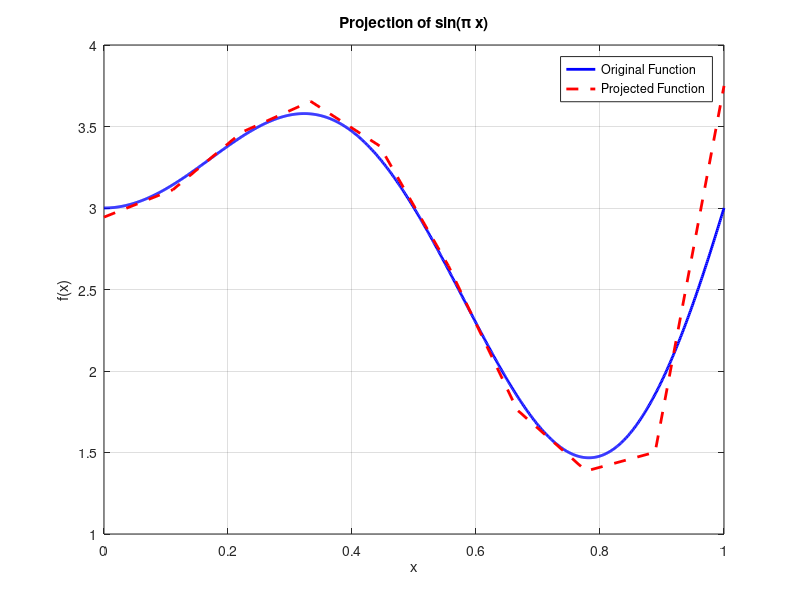

Write the MATLAB code that produced this figure.
clc;
clear;
close all;

% x 값 생성
n = 10; % 행 및 열의 개수
x = linspace(0, 1, n);

% 주어진 함수 정의
f = @(x) (2*x).*sin(2*pi * x) + 3 ;

% Load vector 계산
b = zeros(n, 1);
for i = 1:n
    % i가 1일 때
    if i == 1
        % i번째 hat function 정의
        hat_function = max(0, 1 - 2 * abs(x - x(i)) / (x(i+1) - x(i)));

    % i가 n일 때
    elseif i == n
        % i번째 hat function 정의
        hat_function = max(0, 1 - 2 * abs(x - x(i)) / (x(i) - x(i-1)));
        
    % i가 2에서 n-1 사이일 때
    else
        % i번째 hat function 정의
        hat_function = max(0, 1 - 2 * abs(x - x(i)) / (x(i+1) - x(i-1)));
    end

    % 주어진 함수와 기저 함수의 내적을 적분하여 로드 벡터 계산
    integrand = f(x) .* hat_function;
    b(i) = trapz(x, integrand);
end

% M 행렬 생성
M = zeros(n, n);
for i = 1:n
    % i가 1일 때
    if i == 1
        % M_{i,i}
        M(i, i) = (x(i+1) - x(i)) / 3;
        
        % M_{i,i+1}
        M(i, i+1) = (x(i+1) - x(i)) / 6;

    % i가 n일 때
    elseif i == n
        % M_{i,i}
        M(i, i) = (x(i) - x(i-1)) / 3;
        
        % M_{i,i-1}
        M(i, i-1) = (x(i) - x(i-1)) / 6;
        
    % i가 2에서 n-1 사이일 때
    else
        % M_{i,i}
        M(i, i) = (x(i+1) - x(i-1)) / 3;
        
        % M_{i,i+1}
        M(i, i+1) = (x(i+1) - x(i)) / 6;
        
        % M_{i,i-1}
        M(i, i-1) = (x(i) - x(i-1)) / 6;
    end
end

% 선형 시스템 해결
x_solution = M \ b;

% 프로젝션된 함수 계산
projected_function = zeros(size(x));
for i = 1:n
    % i가 1일 때
    if i == 1
        % i번째 hat function 정의
        hat_function = max(0, 1 - 2 * abs(x - x(i)) / (x(i+1) - x(i)));

    % i가 n일 때
    elseif i == n
        % i번째 hat function 정의
        hat_function = max(0, 1 - 2 * abs(x - x(i)) / (x(i) - x(i-1)));
        
    % i가 2에서 n-1 사이일 때
    else
        % i번째 hat function 정의
        hat_function = max(0, 1 - 2 * abs(x - x(i)) / (x(i+1) - x(i-1)));
    end
    
    projected_function = projected_function + x_solution(i) * hat_function;
end


% 결과 플롯
x_values = linspace(0, 1, 1000); % 더 많은 점으로 그래프를 그리기 위해
figure;
plot(x_values, f(x_values), 'b', 'LineWidth', 2); hold on;
plot(x, projected_function, 'r--', 'LineWidth', 2);
legend('Original Function', 'Projected Function', 'Location', 'best');
xlabel('x');
ylabel('f(x)');
title('Projection of sin(\pi x)');
grid on;
hold off;


